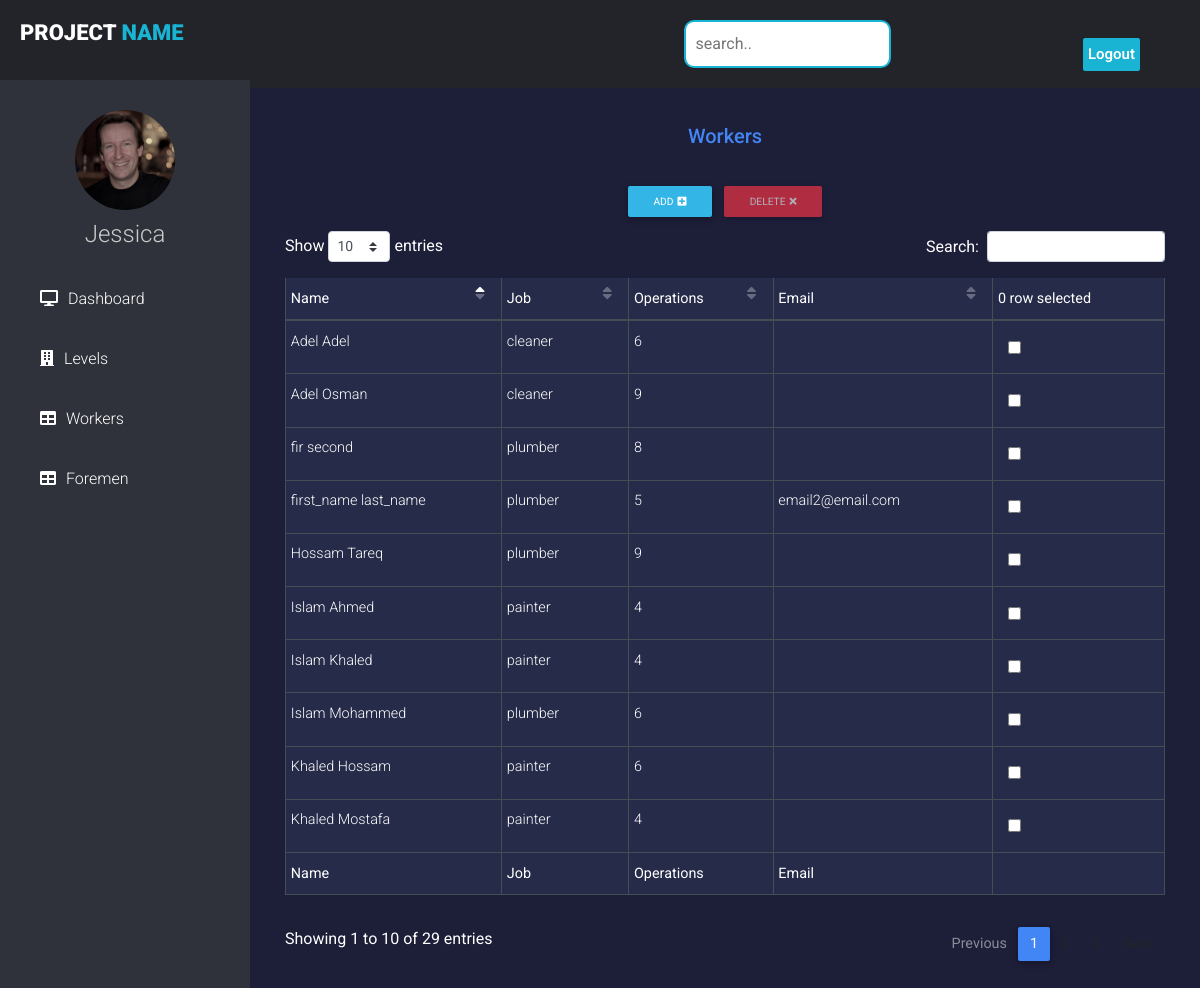
Page /engineer/workers (signed in) on the earlier database version.
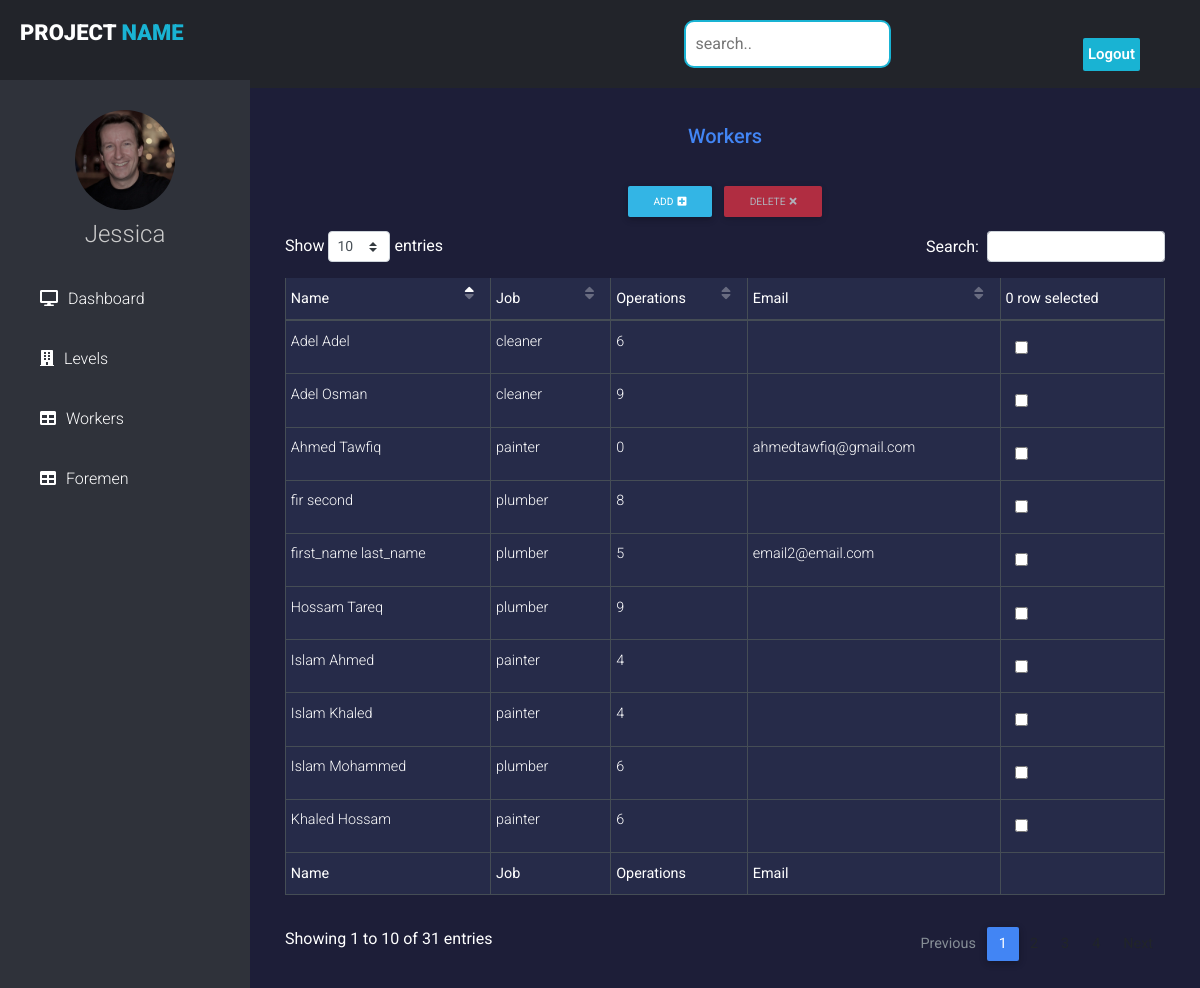
Same page on the later database version.
### accounts/models.py (models this page shows, shortened)
class User(AbstractUser):
    is_engineer = models.BooleanField(default=False)
    is_foreman = models.BooleanField(default=False)
    is_worker = models.BooleanField(default=False)
    type = models.CharField(max_length=10,choices=worker_choices,default='none')

### tower/views.py (the view)
# urls.py: path('engineer/workers',engineer_workers,name="engineer_workers"),
@login_required
def engineer_workers(request):
    if(not request.user.is_engineer):
        return HttpResponse("403 forbidden")
    workers = User.objects.filter(is_worker = True);
    for i in workers:
        print(i.__dict__)
    return render(request,'engineer/workers.html',{'workers':workers})

### templates/engineer/workers.html (shortened to what this page needs)
{% extends 'engineer/base.html' %}
{% load static %}
{% block style %}
<link rel="stylesheet" href="https://use.fontawesome.com/releases/v5.11.2/css/all.css">
<link href="{% static 'css/datatables.min.css' %}" rel="stylesheet">
{% endblock %}
{% block content %}
  <div class="wrapper-editor">
    <div class="block my-4">
      <div class="d-flex justify-content-center">
        <p class="h5 text-primary createShowP">Workers</p>
      </div>
    </div>
    <div class="row d-flex justify-content-center modalWrapper">
      <div class="text-center">
        <a href="" class="btn add btn-info btn-rounded btn-sm" data-toggle="modal" data-target="#modalAdd">Add<i
            class="fas fa-plus-square ml-1"></i></a>
      </div>
      <div class="text-center">
        <button type='button' id='delete_button' class="btn btn-danger btn-sm btn-rounded buttonDelete" data-toggle="modal" data-target="#modalDelete"
          disabled>Delete<i class="fas fa-times ml-1"></i></a>
      </div>
    </div>
<div class="container">
<form action="{% url 'tower:delete_worker' %}" method="POST" id='form'>
{% csrf_token %}
<table id="table" style="background: #262B49" class="table table-bordered table-sm table-dark" cellspacing="0" width="100%">
  <thead>
    <tr>
      <th class="th-sm">Name</th>
      <th class="th-sm">Job</th>
      <th class="th-sm">Operations</th>
      <th class="th-sm">Email</th>
      <th class="th-sm"><span id='counter'>0</span> row selected</th>
    </tr>
  </thead>
  <tbody>
    {% for worker in workers %}
    <tr>
        <td>{{worker.first_name}} {{worker.last_name}}</td>
        <td>{{worker.type}}</td>
        <td>{{worker.operation_set.count}}</td>
        <td>{{worker.email}}</td>
        <td>
          <input class="checkbox-button" type="checkbox" name="id[]" value="{{worker.id}}">
        </td>
    </tr>
    {% endfor %}
  </tbody>
  <tfoot>
    <tr>
      <th class="th-sm">Name</th>
      <th class="th-sm">Job</th>
      <th class="th-sm">Operations</th>
      <th class="th-sm">Email</th>
      <th class="th-sm"></th>
    </tr>
  </tfoot>
</table>
</div>
{% endblock %}

Differences in the rows shown:
no longer on this page (row unchanged): User: first_name "Khaled", last_name "Mostafa", type "painter", operation_set.count "4"
added User: first_name "Ahmed", last_name "Tawfiq", type "painter", operation_set.count "0", email "ahmedtawfiq@gmail.com"
Other differences:
text written by a page script: "Show entries Search: Showing 1 to 10 of 29 entries Previous 1" → "Show entries Search: Showing 1 to 10 of 31 entries Previous 1"
